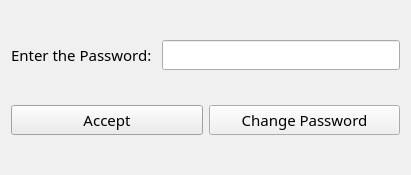
<?xml version="1.0" encoding="UTF-8"?>
<ui version="4.0">
 <class>Input_Password_Window</class>
 <widget class="QDialog" name="Input_Password_Window">
  <property name="geometry">
   <rect>
    <x>0</x>
    <y>0</y>
    <width>411</width>
    <height>175</height>
   </rect>
  </property>
  <property name="palette">
   <palette>
    <active>
     <colorrole role="WindowText">
      <brush brushstyle="SolidPattern">
       <color alpha="255">
        <red>0</red>
        <green>0</green>
        <blue>0</blue>
       </color>
      </brush>
     </colorrole>
     <colorrole role="Button">
      <brush brushstyle="SolidPattern">
       <color alpha="255">
        <red>247</red>
        <green>127</green>
        <blue>0</blue>
       </color>
      </brush>
     </colorrole>
     <colorrole role="Light">
      <brush brushstyle="SolidPattern">
       <color alpha="255">
        <red>255</red>
        <green>0</green>
        <blue>0</blue>
       </color>
      </brush>
     </colorrole>
     <colorrole role="Midlight">
      <brush brushstyle="SolidPattern">
       <color alpha="255">
        <red>255</red>
        <green>0</green>
        <blue>0</blue>
       </color>
      </brush>
     </colorrole>
     <colorrole role="Dark">
      <brush brushstyle="SolidPattern">
       <color alpha="255">
        <red>160</red>
        <green>160</green>
        <blue>160</blue>
       </color>
      </brush>
     </colorrole>
     <colorrole role="Mid">
      <brush brushstyle="SolidPattern">
       <color alpha="255">
        <red>160</red>
        <green>160</green>
        <blue>160</blue>
       </color>
      </brush>
     </colorrole>
     <colorrole role="Text">
      <brush brushstyle="SolidPattern">
       <color alpha="255">
        <red>0</red>
        <green>0</green>
        <blue>0</blue>
       </color>
      </brush>
     </colorrole>
     <colorrole role="BrightText">
      <brush brushstyle="SolidPattern">
       <color alpha="255">
        <red>255</red>
        <green>0</green>
        <blue>0</blue>
       </color>
      </brush>
     </colorrole>
     <colorrole role="ButtonText">
      <brush brushstyle="SolidPattern">
       <color alpha="255">
        <red>0</red>
        <green>0</green>
        <blue>0</blue>
       </color>
      </brush>
     </colorrole>
     <colorrole role="Base">
      <brush brushstyle="SolidPattern">
       <color alpha="255">
        <red>0</red>
        <green>120</green>
        <blue>215</blue>
       </color>
      </brush>
     </colorrole>
     <colorrole role="Window">
      <brush brushstyle="SolidPattern">
       <color alpha="255">
        <red>85</red>
        <green>170</green>
        <blue>255</blue>
       </color>
      </brush>
     </colorrole>
     <colorrole role="Shadow">
      <brush brushstyle="SolidPattern">
       <color alpha="255">
        <red>105</red>
        <green>105</green>
        <blue>105</blue>
       </color>
      </brush>
     </colorrole>
     <colorrole role="Highlight">
      <brush brushstyle="SolidPattern">
       <color alpha="255">
        <red>0</red>
        <green>120</green>
        <blue>215</blue>
       </color>
      </brush>
     </colorrole>
     <colorrole role="HighlightedText">
      <brush brushstyle="SolidPattern">
       <color alpha="255">
        <red>247</red>
        <green>127</green>
        <blue>0</blue>
       </color>
      </brush>
     </colorrole>
     <colorrole role="Link">
      <brush brushstyle="SolidPattern">
       <color alpha="255">
        <red>0</red>
        <green>0</green>
        <blue>255</blue>
       </color>
      </brush>
     </colorrole>
     <colorrole role="LinkVisited">
      <brush brushstyle="SolidPattern">
       <color alpha="255">
        <red>255</red>
        <green>0</green>
        <blue>255</blue>
       </color>
      </brush>
     </colorrole>
     <colorrole role="AlternateBase">
      <brush brushstyle="SolidPattern">
       <color alpha="255">
        <red>247</red>
        <green>127</green>
        <blue>0</blue>
       </color>
      </brush>
     </colorrole>
     <colorrole role="NoRole">
      <brush brushstyle="NoBrush">
       <color alpha="255">
        <red>0</red>
        <green>0</green>
        <blue>0</blue>
       </color>
      </brush>
     </colorrole>
     <colorrole role="ToolTipBase">
      <brush brushstyle="SolidPattern">
       <color alpha="255">
        <red>255</red>
        <green>0</green>
        <blue>0</blue>
       </color>
      </brush>
     </colorrole>
     <colorrole role="ToolTipText">
      <brush brushstyle="SolidPattern">
       <color alpha="255">
        <red>0</red>
        <green>0</green>
        <blue>0</blue>
       </color>
      </brush>
     </colorrole>
     <colorrole role="PlaceholderText">
      <brush brushstyle="SolidPattern">
       <color alpha="128">
        <red>0</red>
        <green>0</green>
        <blue>0</blue>
       </color>
      </brush>
     </colorrole>
    </active>
    <inactive>
     <colorrole role="WindowText">
      <brush brushstyle="SolidPattern">
       <color alpha="255">
        <red>0</red>
        <green>0</green>
        <blue>0</blue>
       </color>
      </brush>
     </colorrole>
     <colorrole role="Button">
      <brush brushstyle="SolidPattern">
       <color alpha="255">
        <red>240</red>
        <green>240</green>
        <blue>240</blue>
       </color>
      </brush>
     </colorrole>
     <colorrole role="Light">
      <brush brushstyle="SolidPattern">
       <color alpha="255">
        <red>255</red>
        <green>255</green>
        <blue>255</blue>
       </color>
      </brush>
     </colorrole>
     <colorrole role="Midlight">
      <brush brushstyle="SolidPattern">
       <color alpha="255">
        <red>227</red>
        <green>227</green>
        <blue>227</blue>
       </color>
      </brush>
     </colorrole>
     <colorrole role="Dark">
      <brush brushstyle="SolidPattern">
       <color alpha="255">
        <red>160</red>
        <green>160</green>
        <blue>160</blue>
       </color>
      </brush>
     </colorrole>
     <colorrole role="Mid">
      <brush brushstyle="SolidPattern">
       <color alpha="255">
        <red>160</red>
        <green>160</green>
        <blue>160</blue>
       </color>
      </brush>
     </colorrole>
     <colorrole role="Text">
      <brush brushstyle="SolidPattern">
       <color alpha="255">
        <red>0</red>
        <green>0</green>
        <blue>0</blue>
       </color>
      </brush>
     </colorrole>
     <colorrole role="BrightText">
      <brush brushstyle="SolidPattern">
       <color alpha="255">
        <red>255</red>
        <green>255</green>
        <blue>255</blue>
       </color>
      </brush>
     </colorrole>
     <colorrole role="ButtonText">
      <brush brushstyle="SolidPattern">
       <color alpha="255">
        <red>0</red>
        <green>0</green>
        <blue>0</blue>
       </color>
      </brush>
     </colorrole>
     <colorrole role="Base">
      <brush brushstyle="SolidPattern">
       <color alpha="255">
        <red>255</red>
        <green>255</green>
        <blue>255</blue>
       </color>
      </brush>
     </colorrole>
     <colorrole role="Window">
      <brush brushstyle="SolidPattern">
       <color alpha="255">
        <red>240</red>
        <green>240</green>
        <blue>240</blue>
       </color>
      </brush>
     </colorrole>
     <colorrole role="Shadow">
      <brush brushstyle="SolidPattern">
       <color alpha="255">
        <red>105</red>
        <green>105</green>
        <blue>105</blue>
       </color>
      </brush>
     </colorrole>
     <colorrole role="Highlight">
      <brush brushstyle="SolidPattern">
       <color alpha="255">
        <red>240</red>
        <green>240</green>
        <blue>240</blue>
       </color>
      </brush>
     </colorrole>
     <colorrole role="HighlightedText">
      <brush brushstyle="SolidPattern">
       <color alpha="255">
        <red>0</red>
        <green>0</green>
        <blue>0</blue>
       </color>
      </brush>
     </colorrole>
     <colorrole role="Link">
      <brush brushstyle="SolidPattern">
       <color alpha="255">
        <red>0</red>
        <green>0</green>
        <blue>255</blue>
       </color>
      </brush>
     </colorrole>
     <colorrole role="LinkVisited">
      <brush brushstyle="SolidPattern">
       <color alpha="255">
        <red>255</red>
        <green>0</green>
        <blue>255</blue>
       </color>
      </brush>
     </colorrole>
     <colorrole role="AlternateBase">
      <brush brushstyle="SolidPattern">
       <color alpha="255">
        <red>233</red>
        <green>231</green>
        <blue>227</blue>
       </color>
      </brush>
     </colorrole>
     <colorrole role="NoRole">
      <brush brushstyle="NoBrush">
       <color alpha="255">
        <red>0</red>
        <green>0</green>
        <blue>0</blue>
       </color>
      </brush>
     </colorrole>
     <colorrole role="ToolTipBase">
      <brush brushstyle="SolidPattern">
       <color alpha="255">
        <red>255</red>
        <green>255</green>
        <blue>220</blue>
       </color>
      </brush>
     </colorrole>
     <colorrole role="ToolTipText">
      <brush brushstyle="SolidPattern">
       <color alpha="255">
        <red>0</red>
        <green>0</green>
        <blue>0</blue>
       </color>
      </brush>
     </colorrole>
     <colorrole role="PlaceholderText">
      <brush brushstyle="SolidPattern">
       <color alpha="128">
        <red>0</red>
        <green>0</green>
        <blue>0</blue>
       </color>
      </brush>
     </colorrole>
    </inactive>
    <disabled>
     <colorrole role="WindowText">
      <brush brushstyle="SolidPattern">
       <color alpha="255">
        <red>120</red>
        <green>120</green>
        <blue>120</blue>
       </color>
      </brush>
     </colorrole>
     <colorrole role="Button">
      <brush brushstyle="SolidPattern">
       <color alpha="255">
        <red>247</red>
        <green>127</green>
        <blue>0</blue>
       </color>
      </brush>
     </colorrole>
     <colorrole role="Light">
      <brush brushstyle="SolidPattern">
       <color alpha="255">
        <red>255</red>
        <green>0</green>
        <blue>0</blue>
       </color>
      </brush>
     </colorrole>
     <colorrole role="Midlight">
      <brush brushstyle="SolidPattern">
       <color alpha="255">
        <red>255</red>
        <green>0</green>
        <blue>0</blue>
       </color>
      </brush>
     </colorrole>
     <colorrole role="Dark">
      <brush brushstyle="SolidPattern">
       <color alpha="255">
        <red>160</red>
        <green>160</green>
        <blue>160</blue>
       </color>
      </brush>
     </colorrole>
     <colorrole role="Mid">
      <brush brushstyle="SolidPattern">
       <color alpha="255">
        <red>160</red>
        <green>160</green>
        <blue>160</blue>
       </color>
      </brush>
     </colorrole>
     <colorrole role="Text">
      <brush brushstyle="SolidPattern">
       <color alpha="255">
        <red>120</red>
        <green>120</green>
        <blue>120</blue>
       </color>
      </brush>
     </colorrole>
     <colorrole role="BrightText">
      <brush brushstyle="SolidPattern">
       <color alpha="255">
        <red>255</red>
        <green>0</green>
        <blue>0</blue>
       </color>
      </brush>
     </colorrole>
     <colorrole role="ButtonText">
      <brush brushstyle="SolidPattern">
       <color alpha="255">
        <red>120</red>
        <green>120</green>
        <blue>120</blue>
       </color>
      </brush>
     </colorrole>
     <colorrole role="Base">
      <brush brushstyle="SolidPattern">
       <color alpha="255">
        <red>85</red>
        <green>170</green>
        <blue>255</blue>
       </color>
      </brush>
     </colorrole>
     <colorrole role="Window">
      <brush brushstyle="SolidPattern">
       <color alpha="255">
        <red>85</red>
        <green>170</green>
        <blue>255</blue>
       </color>
      </brush>
     </colorrole>
     <colorrole role="Shadow">
      <brush brushstyle="SolidPattern">
       <color alpha="255">
        <red>0</red>
        <green>0</green>
        <blue>0</blue>
       </color>
      </brush>
     </colorrole>
     <colorrole role="Highlight">
      <brush brushstyle="SolidPattern">
       <color alpha="255">
        <red>0</red>
        <green>120</green>
        <blue>215</blue>
       </color>
      </brush>
     </colorrole>
     <colorrole role="HighlightedText">
      <brush brushstyle="SolidPattern">
       <color alpha="255">
        <red>255</red>
        <green>255</green>
        <blue>255</blue>
       </color>
      </brush>
     </colorrole>
     <colorrole role="Link">
      <brush brushstyle="SolidPattern">
       <color alpha="255">
        <red>0</red>
        <green>0</green>
        <blue>255</blue>
       </color>
      </brush>
     </colorrole>
     <colorrole role="LinkVisited">
      <brush brushstyle="SolidPattern">
       <color alpha="255">
        <red>255</red>
        <green>0</green>
        <blue>255</blue>
       </color>
      </brush>
     </colorrole>
     <colorrole role="AlternateBase">
      <brush brushstyle="SolidPattern">
       <color alpha="255">
        <red>247</red>
        <green>247</green>
        <blue>247</blue>
       </color>
      </brush>
     </colorrole>
     <colorrole role="NoRole">
      <brush brushstyle="NoBrush">
       <color alpha="255">
        <red>0</red>
        <green>0</green>
        <blue>0</blue>
       </color>
      </brush>
     </colorrole>
     <colorrole role="ToolTipBase">
      <brush brushstyle="SolidPattern">
       <color alpha="255">
        <red>255</red>
        <green>255</green>
        <blue>220</blue>
       </color>
      </brush>
     </colorrole>
     <colorrole role="ToolTipText">
      <brush brushstyle="SolidPattern">
       <color alpha="255">
        <red>0</red>
        <green>0</green>
        <blue>0</blue>
       </color>
      </brush>
     </colorrole>
     <colorrole role="PlaceholderText">
      <brush brushstyle="SolidPattern">
       <color alpha="128">
        <red>0</red>
        <green>0</green>
        <blue>0</blue>
       </color>
      </brush>
     </colorrole>
    </disabled>
   </palette>
  </property>
  <property name="font">
   <font>
    <family>Reem Kufi</family>
    <pointsize>11</pointsize>
   </font>
  </property>
  <property name="windowTitle">
   <string>Input of Password</string>
  </property>
  <layout class="QHBoxLayout" name="horizontalLayout_3">
   <item>
    <layout class="QVBoxLayout" name="verticalLayout">
     <item>
      <layout class="QHBoxLayout" name="horizontalLayout_2" stretch="0,0">
       <item>
        <widget class="QLabel" name="label">
         <property name="text">
          <string>Enter the Password: </string>
         </property>
        </widget>
       </item>
       <item>
        <widget class="QLineEdit" name="passLineEdit">
         <property name="text">
          <string/>
         </property>
        </widget>
       </item>
      </layout>
     </item>
     <item>
      <layout class="QHBoxLayout" name="horizontalLayout">
       <item>
        <widget class="QPushButton" name="acceptButton">
         <property name="text">
          <string>Accept</string>
         </property>
        </widget>
       </item>
       <item>
        <widget class="QPushButton" name="changeButton">
         <property name="text">
          <string>Change Password</string>
         </property>
        </widget>
       </item>
      </layout>
     </item>
    </layout>
   </item>
  </layout>
 </widget>
 <resources/>
 <connections/>
</ui>
